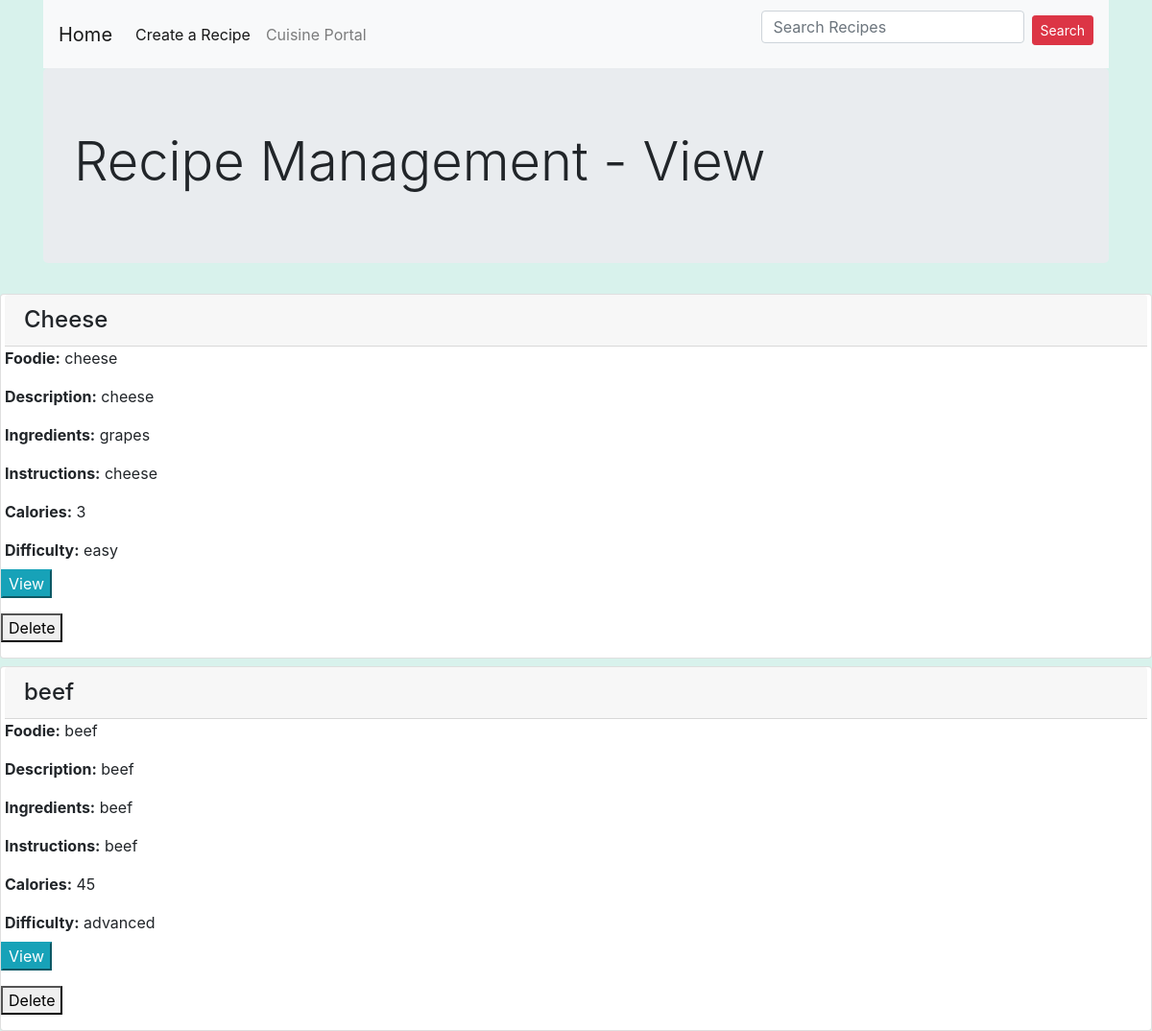
The page /home on the database its author committed.
### application/models.py (models this page shows)
class makeRecipe(db.Model):
    id = db.Column(db.Integer, primary_key=True)
    recipeName = db.Column(db.String(100), nullable=False)
    CuisID = db.Column(db.String(30), db.ForeignKey("cuisines.id"), nullable=False)
    creatorName = db.Column(db.String(30), nullable=False)
    description = db.Column(db.String(500), nullable=False)
    ingredients = db.Column(db.String(500), nullable=False)
    instructions = db.Column(db.String(1500), nullable=False)
    calories = db.Column(db.Integer, nullable=False)
    difficulty = db.Column(db.String(30), nullable=False)
    recipe_notes = db.relationship("trackCook", backref="recipe", lazy=True)

### application/routes.py (the view)
@app.route("/", methods = ['GET', 'POST'])
@app.route('/home', methods = ['GET', 'POST'])
def home():
    recipes = makeRecipe.query.all()
    return render_template('home.html', title = "Recipe Management - View", recipes=recipes)

### application/templates/home.html
{% extends 'base.html' %}
{% block body %}
{% for recipe in recipes %}
  <div class="card recipe-card border-2 mt-2" id = recipeNumber{{recipe.id}} >
      <div class="row align-items-start no-gutters">
          <div class="col mx-auto">
                <div class="card-block px-1 mb-2">
                    <h4 class="card-header">{{ recipe.recipeName }}</h4>
                    <p class="card-text"><b>Foodie:</b> {{ recipe.creatorName }}</p>
                    <p class="card-text"><b>Description:</b> {{ recipe.description }}</p>
                    <p class="card-text"><b>Ingredients:</b> {{ recipe.ingredients }}</p>
                    <p class="card-text"><b>Instructions:</b> {{ recipe.instructions }}</p>
                    <p class="card-text"><b>Calories:</b> {{ recipe.calories }}</p>
                    <p class="card-text"><b>Difficulty:</b> {{ recipe.difficulty }}</p>
                </div>
                <form class = view-form action="{{ url_for('edit_recipe', id = recipe.id) }}" method="GET">
                    <input class = "bt btn-info view-btn" type="submit" name="update" value="View">
                </form>
                <form action="/home/delete/{{recipe.id}}" method="POST">
                    <button class="button">Delete</button>
                </form>
          </div>
      </div>
  </div>
{% endfor %}
{% endblock body %}

### application/templates/base.html (shortened to what this page needs)
<html>
    <head>
    </head>
    <link rel="stylesheet" href="https://cdn.jsdelivr.net/npm/bootstrap@4.5.3/dist/css/bootstrap.min.css"
>
    <body style="background-color: #d8f2ec;">
        <div class="container">
            <nav class="navbar navbar-expand-lg navbar-light bg-light">
                <a class="navbar-brand" href="{{ url_for('home') }}">Home</a>
                <div class="collapse navbar-collapse" id="navbarSupportedContent">
                    <ul class="navbar-nav mr-auto">
                        <li class="nav-item active">
                            <a class="nav-link" href="{{ url_for('create') }}">Create a Recipe</a>
                        </li>
                        <li class="nav-item">
                            <a class="nav-link" href="{{ url_for('create_cuisine') }}">Cuisine Portal</a>
                        </li>
                    </ul>
                    <form class="form-inline" action="{{ url_for('search_recipe') }}" method="POST">
                        <input class="form-control h-25 mr-sm-2" name="recipe_name" type="search" placeholder="Search Recipes" aria-label="Search" required>
                        <button class="btn btn-danger btn-sm mt-2" type="submit">Search</button>
                    </form>
                </div>
            </nav>
            <div class="jumbotron">
                <h1 class="display-4">
                    {% if title %}
                     {{ title }}
                    {% else %}
                      Recipe Management
                    {% endif %}
                </h1>
            </div>
        </div>
        {% block body %}
        {% endblock body %}
    </body>
</html>

### rows shown on the page
makeRecipe: recipeName "Cheese", creatorName "cheese", description "cheese", ingredients "grapes", instructions "cheese", calories "3", difficulty "easy"
makeRecipe: recipeName "beef", creatorName "beef", description "beef", ingredients "beef", instructions "beef", calories "45", difficulty "advanced"

### other values the page prints
{{ title }} "Recipe Management - View"
